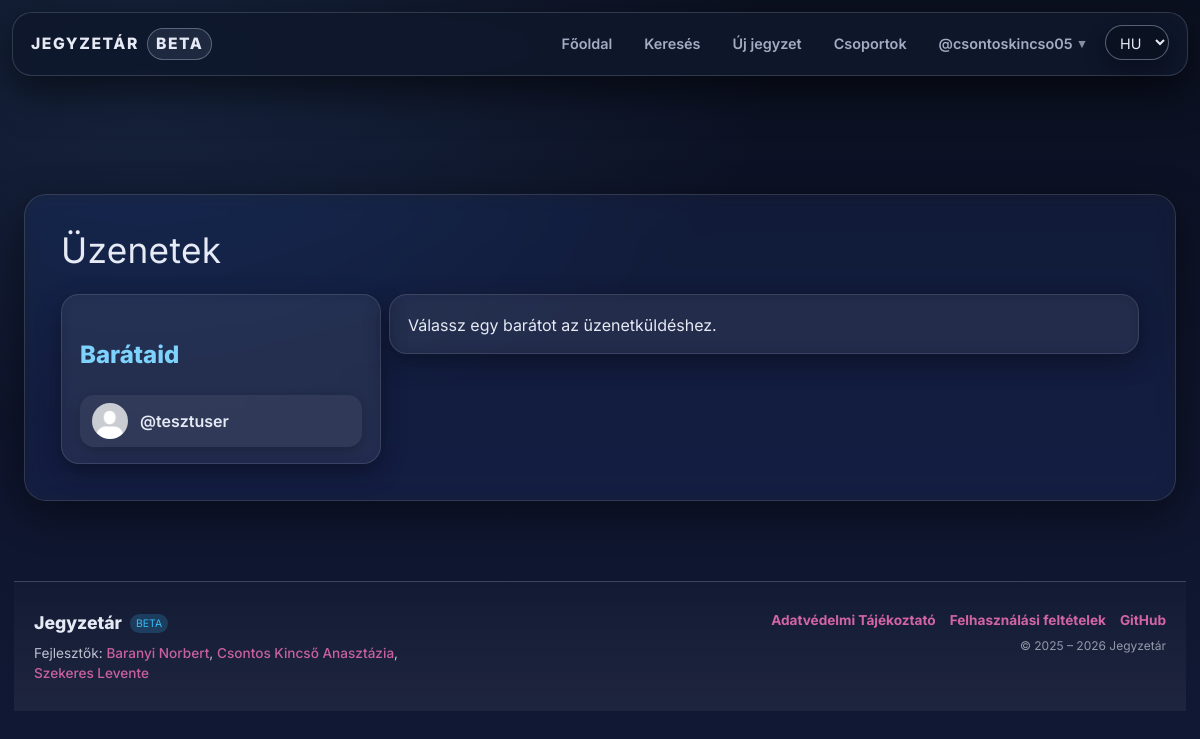
The app's page /messages.php (signed in), older data.
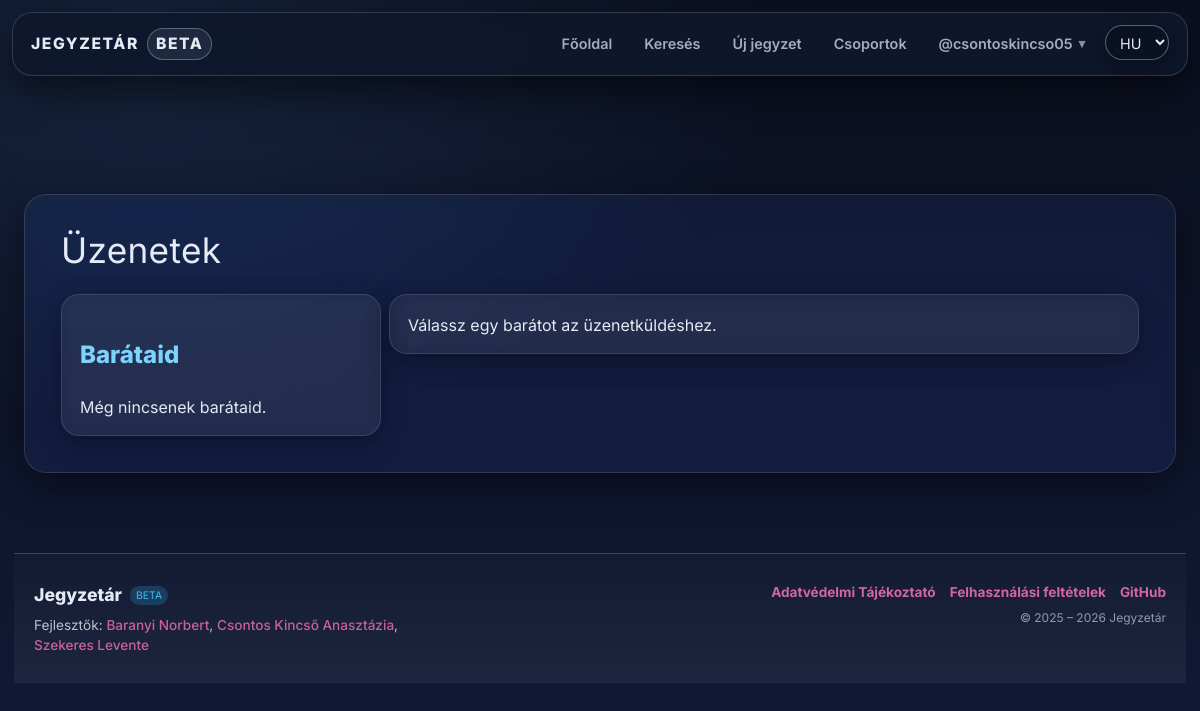
The same page, newer data.
### tables this page shows
CREATE TABLE `friends` (
  `id` int(11) NOT NULL,
  `fromid` int(11) NOT NULL,
  `toid` int(11) NOT NULL,
  `status` tinyint(4) DEFAULT 0
);

CREATE TABLE `users` (
  `id` int(11) NOT NULL,
  `lastname` varchar(100) DEFAULT NULL,
  `firstname` varchar(100) DEFAULT NULL,
  `username` varchar(50) NOT NULL,
  `birthdate` date DEFAULT NULL,
  `gender` varchar(10) DEFAULT NULL,
  `email` varchar(50) NOT NULL,
  `profile_picture` varchar(255) DEFAULT NULL,
  `password` varchar(255) NOT NULL,
  `security_question` varchar(255) NOT NULL,
  `security_answer` varchar(255) NOT NULL,
  `admin` tinyint(1) NOT NULL,
  `registration_date` datetime DEFAULT NULL,
  `language` varchar(5) NOT NULL DEFAULT 'hu',
  `oauth_provider` varchar(20) DEFAULT NULL,
  `oauth_sub` varchar(191) DEFAULT NULL,
  `email_verified` tinyint(1) NOT NULL DEFAULT 0,
  `bio` text DEFAULT NULL,
  `profile_theme` varchar(32) NOT NULL DEFAULT 'default'
);

### assets/php/navbar.php (called while the page is built, shortened)
<?php
    $notify_number = 0;
    if (isset($_COOKIE['id']) && ctype_digit($_COOKIE['id'])) {
        $userid = (int)$_COOKIE['id'];
        $stmt = $conn->prepare("SELECT * FROM users WHERE id = ? LIMIT 1");
        $stmt->bind_param("i", $userid);
        $stmt->execute();
        $res = $stmt->get_result();
        if ($res && $res->num_rows === 1) {
            $nf = $conn->prepare(
                    "SELECT COUNT(*) FROM notifys WHERE toid = ? AND readed = 0"
            );
            $nf->bind_param("i", $userid);
            $nf->execute();
            $nf->bind_result($notify_number);
        } else {
            setcookie("id", "", time() - 3600, "/");
            $isLoggedIn = false;
        }
    }
?>

### assets/php/lang.php (called while the page is built, shortened)
<?php
    $supported_langs = ['hu', 'en', 'de'];
    if (isset($_GET['lang']) && in_array($_GET['lang'], $supported_langs, true)) {
        $lang = $_GET['lang'];
        $_SESSION['lang'] = $lang;
        if (!headers_sent()) {
            setcookie('lang', $lang, time() + 60*60*24*30, '/');
        }
    } else {
        if (isset($_SESSION['lang']) && in_array($_SESSION['lang'], $supported_langs, true)) {
            $lang = $_SESSION['lang'];
        } elseif (isset($_COOKIE['lang']) && in_array($_COOKIE['lang'], $supported_langs, true)) {
            $lang = $_COOKIE['lang'];
        } else {
            $lang = 'hu';
        }
    }
    $translations = [];
    if ($stmt = $conn->prepare("SELECT t_key, text FROM translations WHERE lang_code = ?")) {
        $stmt->bind_param('s', $lang);
        $stmt->execute();
        $result = $stmt->get_result();
        while ($row = $result->fetch_assoc()) {
            $translations[$row['t_key']] = $row['text'];
        }
    }
    if (!function_exists('t')) {
        function t(string $key): string
        {
            global $translations;
            return $translations[$key] ?? $key;
        }
    }

### assets/php/functions.php (called while the page is built, shortened)
<?php
    if (!function_exists('db_stmt')) {
        function db_stmt(mysqli $conn, string $sql, string $types = '', array $params = []): mysqli_stmt {
            $stmt = $conn->prepare($sql);
            if ($types !== '' && $params) {
                if (!$stmt->bind_param($types, ...$params)) {
                    db_log_error($conn, 'Paraméterek bind-elése sikertelen', $sql, $params);
                    throw new RuntimeException('Paraméterek bind-elése sikertelen: ' . $stmt->error);
                }
            }
            if (!$stmt->execute()) {
                db_log_error($conn, 'Végrehajtási hiba (execute)', $sql, $params);
                throw new RuntimeException('Végrehajtási hiba (execute): ' . $stmt->error);
            }
            return $stmt;
        }
    }
    if (!function_exists('db_query')) {
        function db_query(mysqli $conn, string $sql, string $types = '', array $params = []): mysqli_result
        {
            $stmt = db_stmt($conn, $sql, $types, $params);
            $result = $stmt->get_result();
            return $result;
        }
    }

### messages.php (the view, shortened to what the changed rows need)
<?php
    require_once "assets/php/db.php";
    require_once "assets/php/lang.php";
    require_once 'assets/php/functions.php';
    $uid = (int)$_COOKIE['id'];
?>
<!DOCTYPE html>
<html lang="<?= $lang ?>">
<head>
    <link rel="stylesheet" href="assets/css/styles.css">
    <script src="https://cdn.jsdelivr.net/npm/@tailwindcss/browser@4"></script>
</head>
<body class="no-ads admin-page">
<?php include 'assets/php/navbar.php'; ?>
<div class="main w-full max-w-6xl mx-auto px-4 md:px-6 lg:px-8 py-6">
    <h1 class="text-2xl md:text-3xl lg:text-4xl mb-6"><?= t('messages_title') ?></h1>
    <div class="home-grid flex flex-col lg:flex-row gap-6">
        <aside class="content-aside w-full lg:w-80 flex-shrink-0">
            <div class="card p-4 md:p-6">
                <div class="list-compact flex flex-col gap-2">
                    <?php
                        $me = $uid;
                        $found_friends = db_query($conn, "SELECT * FROM friends WHERE (fromid = ? AND status = 1)     OR (toid   = ? AND status = 1)", "ii", [$me, $me]);
                        if ($found_friends && $found_friends->num_rows > 0):
                            while ($friendship = $found_friends->fetch_assoc()):
                                $friendid = ($friendship['fromid'] != $me) ? (int)$friendship['fromid']: (int)$friendship['toid'];
                                $found_friend = db_query($conn, "SELECT * FROM users WHERE id = ? LIMIT 1", "i", [$friendid]);
                                $friend = $found_friend ? $found_friend->fetch_assoc() : null;
                            $user_picture_path = !empty($friend['profile_picture']) ? 'users/' . htmlspecialchars($friend['username']) . '/' . htmlspecialchars($friend['profile_picture'])  : 'assets/img/default_profile_picture.jpg';
                    ?>
                    <div class="mini-card flex items-center gap-3 p-2 rounded-lg hover:bg-white/5 transition-colors <?= (isset($_GET['friendid']) && (int)$_GET['friendid'] === $friendid) ? 'bg-white/10' : '' ?>">
                        <a href="messages.php?friendid=<?= $friendid ?>" class="flex-shrink-0">
                            <img src="<?=  $user_picture_path?>" alt="avatar" class="avatar-sm w-10 h-10 md:w-12 md:h-12 rounded-full object-cover">
                        </a>
                        <div class="friend-info flex-1 min-w-0">
                            <a href="profile.php?user=<?= urlencode($friend['username']) ?>"  class="friend-username text-sm md:text-base truncate block hover:underline">
                                @<?= htmlspecialchars($friend['username']) ?>
                            </a>
                        </div>
                    </div>
                     <?php
                            endwhile;
                        else:
                            echo "<p class='text-sm md:text-base'>".t('messages_no_friends')."</p>";
                        endif;
                    ?>
                </div>
            </div>
        </aside>
    </div>
</div>
</body>
</html>

Row changes from the older to the newer data that the page shows:
removed friends: users.username "tesztuser"
Text that changed along with them:
t('messages_no_friends'): (not shown) → "Még nincsenek barátaid."
